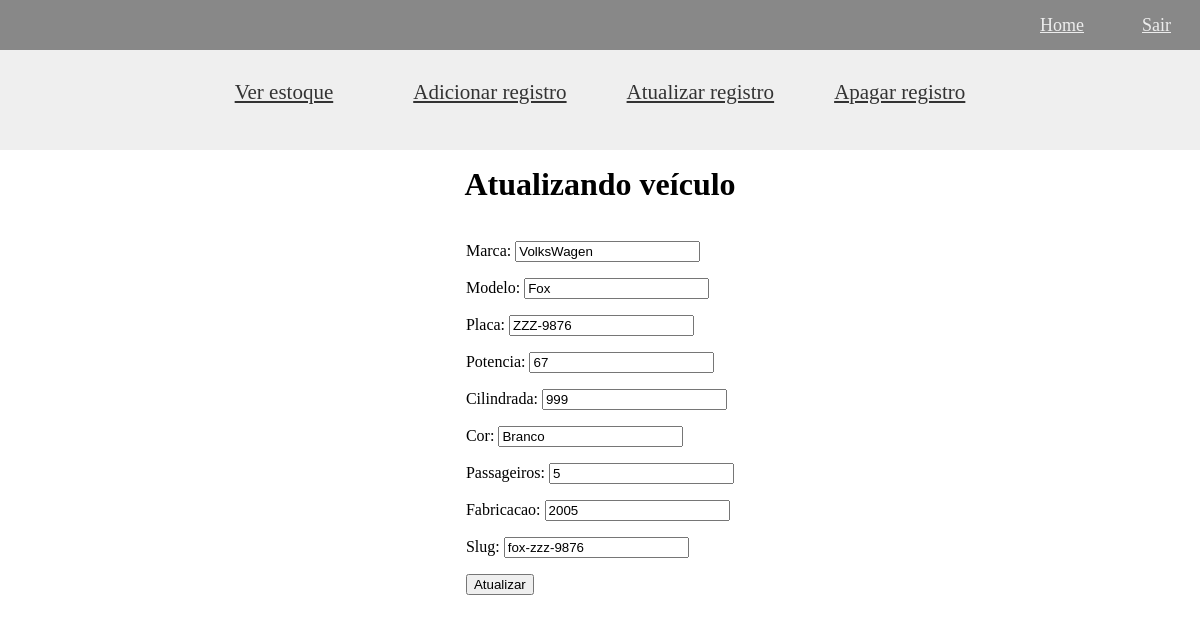
/concessionaria/manage/atualizar-registro/2 (signed in), run on the app's committed database.
### carros/models.py (models this page shows, shortened)
class Carro(models.Model):
    marca = models.CharField(max_length=255)
    modelo = models.CharField(max_length=255)
    slug = models.SlugField(max_length=255, unique=True)
    placa = models.CharField(max_length=8, unique=True)
    potencia = models.IntegerField()
    cilindrada = models.CharField(max_length=4)
    cor = models.CharField(max_length=30)
    passageiros = models.IntegerField()
    publicacao = models.DateTimeField(auto_now_add=True)
    fabricacao = models.IntegerField()

### carros/views.py (the view)
# urls.py: path('manage/atualizar-registro/<int:id>', views.editarVeiculo, name='atualizar'),
@login_required
def editarVeiculo(request, id):
    edit = get_object_or_404(Carro, pk=id)
    form = CarForm(instance=edit)
    if(request.method == 'POST'):
        form = CarForm(request.POST, instance=edit)
        if form.is_valid():
            edit.save()
            return redirect('/')
        else:
            return render(request, 'atualizar.html',{'form': form, 'edit':edit})
    else:
        return render(request, 'atualizar.html',{'form': form, 'edit':edit})

### carros/forms.py
class CarForm(forms.ModelForm):
    class Meta:
        model = Carro
        fields = ('marca', 'modelo', 'placa', 'potencia', 'cilindrada', 'cor', 'passageiros', 'fabricacao', 'slug')

### carros/templates/atualizar.html (shortened to what this page needs)
{% extends 'base.html' %}
{% block content %}
<div id="header">
    <a style="cursor: pointer; padding: 0 30px" href="/concessionaria">Ver estoque</a>
    <a style="cursor: pointer; padding: 0 30px; margin-left: 20px" href="/concessionaria/adicionar-registro">Adicionar
        registro</a>
    <a style="cursor: pointer; padding: 0 30px" href="{{ carro.get_absolute_url }}">Atualizar registro</a>
    <a style="cursor: pointer; padding: 0 30px" href="/concessionaria">Apagar registro</a>
</div>
<div id="form">
    <h1>Atualizando veículo</h1>
    <form method='POST'>
        {{ form.as_p }}
        <input type="submit" value="Atualizar">
    </form>
</div>
{% endblock %}

### carros/static/css/home.css (style rules this page uses)
#header { display: flex; justify-content: center; align-items: center; padding: 30px; margin-bottom: 10px; }
body { background-color: #fff; margin: 0; padding: 0; }
#content a { font-size: 21px; color: #333 }
#form { display: flex; flex-direction: column; align-items: center; justify-content: center; }

### data on the page
Carro: marca "VolksWagen", modelo "Fox", placa "ZZZ-9876", potencia "67", cilindrada "999", cor "Branco", passageiros "5", fabricacao "2005", slug "fox-zzz-9876"
